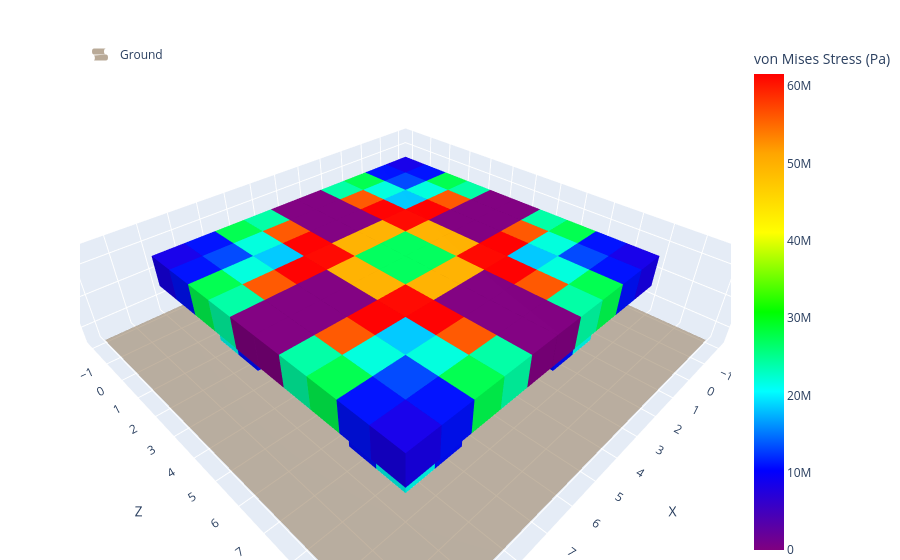

Notebook source saved alongside this figure:
### Markdown cell above
# Structure: Roof

### Code cell
from eval_code.utils.stress import compute_von_mises_stress
from eval_code.structural_stability import stress_score

# Prompt: "Build a 10 × 10 flat roof supported by exactly five 2 x 2 x 2 columns. Arrange the columns so that the roof is as structurally stable as possible."
# Five columns
column_bases = [(4, 4), (1, 1), (1, 7), (7, 1), (7, 7)]
coords = []
for (cx, cz) in column_bases:
    for y in range(2):
        for dx in range(2):
            for dz in range(2):
                coords.append({'x': cx + dx, 'y': y, 'z': cz + dz})
# Roof: 10x10 slab layer at y=2
for x in range(10):
    for z in range(10):
        coords.append({'x': x, 'y': 2, 'z': z})

# Continuous score in [0, 1]: reference_stress / max_stress, capped at 1.0
assert stress_score(coords, 62e6) >= 1.0  # safe
assert 0 <= stress_score(coords, 61e6) < 1.0  # over threshold

# Calling intermediate functions again for visualization
von_mises = compute_von_mises_stress(coords)
print('Max von Mises Stress (Pa):', max(von_mises))
plotly_blocks.plot(coords, color=von_mises, colorbar_title="von Mises Stress (Pa)", alpha=1)

### Figure 1 — Plotly figure (JSON) as saved in the notebook; plotly's stock layout.template omitted (floating-point values rounded to 4 significant figures; data arrays with more than 128 entries replaced by an {"elided": "..."} marker saying what was removed)
{"data": [{"colorscale": [[0, "#8B7355"], [1, "#8B7355"]], "name": "Ground", "opacity": 0.6, "showlegend": true, "showscale": false, "type": "surface", "x": [[-2, 11], [-2, 11]], "y": [[-2, -2], [11, 11]], "z": [[-0.5, -0.5], [-0.5, -0.5]]}, {"facecolor": {"elided": "1680 str values"}, "flatshading": true, "i": {"elided": "1680 int values"}, "j": {"elided": "1680 int values"}, "k": {"elided": "1680 int values"}, "opacity": 1, "type": "mesh3d", "x": {"elided": "1120 float values"}, "y": {"elided": "1120 float values"}, "z": {"elided": "1120 float values"}}, {"marker": {"cmax": 61560000.0, "cmin": 0, "color": {"elided": "140 float values"}, "colorbar": {"title": {"text": "von Mises Stress (Pa)"}}, "colorscale": [[0, "#800080"], [0.1667, "#0000FF"], [0.3333, "#00FFFF"], [0.5, "#00FF00"], [0.6667, "#FFFF00"], [0.8333, "#FFA500"], [1, "#FF0000"]], "size": 0.1}, "mode": "markers", "showlegend": false, "type": "scatter3d", "x": [null], "y": [null], "z": [null]}], "layout": {"legend": {"itemsizing": "constant", "x": 0, "xanchor": "left", "y": 1, "yanchor": "top"}, "margin": {"b": 0, "l": 80, "r": 0, "t": 40}, "scene": {"aspectmode": "data", "xaxis": {"dtick": 1, "tick0": -1, "tickformat": ",d", "tickmode": "linear", "title": {"text": "X"}}, "yaxis": {"dtick": 1, "tick0": -1, "tickformat": ",d", "tickmode": "linear", "title": {"text": "Z"}}, "zaxis": {"dtick": 1, "tick0": -1, "tickformat": ",d", "tickmode": "linear", "title": {"text": "Y (Height)"}}}, "title": {"text": ""}}}
